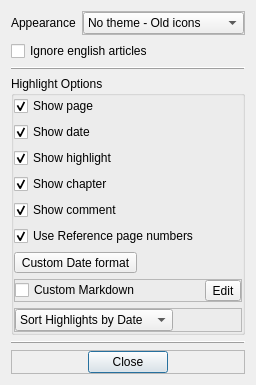
<?xml version="1.0" encoding="UTF-8"?>
<ui version="4.0">
 <class>Prefs</class>
 <widget class="QDialog" name="Prefs">
  <property name="geometry">
   <rect>
    <x>0</x>
    <y>0</y>
    <width>232</width>
    <height>373</height>
   </rect>
  </property>
  <property name="windowTitle">
   <string>Preferences</string>
  </property>
  <property name="toolTip">
   <string/>
  </property>
  <property name="locale">
   <locale language="English" country="UnitedStates"/>
  </property>
  <layout class="QVBoxLayout" name="verticalLayout_2">
   <item>
    <layout class="QGridLayout" name="gridLayout">
     <item row="0" column="0">
      <widget class="QLabel" name="label">
       <property name="sizePolicy">
        <sizepolicy hsizetype="Fixed" vsizetype="Preferred">
         <horstretch>0</horstretch>
         <verstretch>0</verstretch>
        </sizepolicy>
       </property>
       <property name="toolTip">
        <string>Change the application's appearance</string>
       </property>
       <property name="text">
        <string>Appearance</string>
       </property>
      </widget>
     </item>
     <item row="0" column="1">
      <widget class="QFrame" name="frame">
       <property name="frameShape">
        <enum>QFrame::StyledPanel</enum>
       </property>
       <property name="frameShadow">
        <enum>QFrame::Raised</enum>
       </property>
       <layout class="QHBoxLayout" name="horizontalLayout">
        <property name="margin">
         <number>0</number>
        </property>
        <item>
         <widget class="QComboBox" name="theme_box">
          <property name="toolTip">
           <string>Change the application's appearance</string>
          </property>
          <item>
           <property name="text">
            <string>No theme - Old icons</string>
           </property>
          </item>
          <item>
           <property name="text">
            <string>No theme - New icons</string>
           </property>
          </item>
          <item>
           <property name="text">
            <string>Dark theme - Old icons</string>
           </property>
          </item>
          <item>
           <property name="text">
            <string>Dark theme - New icons</string>
           </property>
          </item>
          <item>
           <property name="text">
            <string>Light theme - Old icons</string>
           </property>
          </item>
          <item>
           <property name="text">
            <string>Light theme - New icons</string>
           </property>
          </item>
         </widget>
        </item>
        <item>
         <spacer name="horizontalSpacer_3">
          <property name="orientation">
           <enum>Qt::Horizontal</enum>
          </property>
          <property name="sizeHint" stdset="0">
           <size>
            <width>9</width>
            <height>20</height>
           </size>
          </property>
         </spacer>
        </item>
       </layout>
      </widget>
     </item>
     <item row="1" column="0" colspan="2">
      <widget class="QCheckBox" name="alt_title_sort_chk">
       <property name="toolTip">
        <string>Ignore the english articles &quot;A&quot; and &quot;The&quot; when sorting by Title</string>
       </property>
       <property name="text">
        <string>Ignore english articles</string>
       </property>
      </widget>
     </item>
    </layout>
   </item>
   <item>
    <widget class="QFrame" name="frame_4">
     <property name="frameShape">
      <enum>QFrame::HLine</enum>
     </property>
     <property name="frameShadow">
      <enum>QFrame::Raised</enum>
     </property>
    </widget>
   </item>
   <item>
    <widget class="QGroupBox" name="groupBox">
     <property name="title">
      <string>Highlight Options</string>
     </property>
     <layout class="QVBoxLayout" name="verticalLayout">
      <property name="margin">
       <number>0</number>
      </property>
      <item>
       <widget class="QCheckBox" name="show_page_chk">
        <property name="toolTip">
         <string>Show the highlight's page number</string>
        </property>
        <property name="text">
         <string>Show page</string>
        </property>
        <property name="checkable">
         <bool>true</bool>
        </property>
        <property name="checked">
         <bool>true</bool>
        </property>
       </widget>
      </item>
      <item>
       <widget class="QCheckBox" name="show_date_chk">
        <property name="toolTip">
         <string>Show the highlight's date</string>
        </property>
        <property name="text">
         <string>Show date</string>
        </property>
        <property name="checked">
         <bool>true</bool>
        </property>
       </widget>
      </item>
      <item>
       <widget class="QCheckBox" name="show_high_chk">
        <property name="toolTip">
         <string>Show the highlight's text</string>
        </property>
        <property name="text">
         <string>Show highlight</string>
        </property>
        <property name="checked">
         <bool>true</bool>
        </property>
       </widget>
      </item>
      <item>
       <widget class="QCheckBox" name="show_chap_chk">
        <property name="toolTip">
         <string>Show the highlight's chapter</string>
        </property>
        <property name="text">
         <string>Show chapter</string>
        </property>
        <property name="checked">
         <bool>true</bool>
        </property>
       </widget>
      </item>
      <item>
       <widget class="QCheckBox" name="show_comm_chk">
        <property name="toolTip">
         <string>Show the highlight's comment</string>
        </property>
        <property name="text">
         <string>Show comment</string>
        </property>
        <property name="checked">
         <bool>true</bool>
        </property>
       </widget>
      </item>
      <item>
       <widget class="QCheckBox" name="show_ref_pg_chk">
        <property name="toolTip">
         <string>Prefer reference page numbers if exists</string>
        </property>
        <property name="text">
         <string>Use Reference page numbers</string>
        </property>
        <property name="checked">
         <bool>true</bool>
        </property>
       </widget>
      </item>
      <item>
       <widget class="QToolButton" name="custom_date_btn">
        <property name="toolTip">
         <string>Change the way date is displayed</string>
        </property>
        <property name="text">
         <string>Custom Date format</string>
        </property>
        <property name="icon">
         <iconset resource="images.qrc">
          <normaloff>:/stuff/calendar.png</normaloff>:/stuff/calendar.png</iconset>
        </property>
        <property name="toolButtonStyle">
         <enum>Qt::ToolButtonTextBesideIcon</enum>
        </property>
       </widget>
      </item>
      <item>
       <widget class="QFrame" name="frame_6">
        <property name="frameShape">
         <enum>QFrame::StyledPanel</enum>
        </property>
        <property name="frameShadow">
         <enum>QFrame::Raised</enum>
        </property>
        <layout class="QHBoxLayout" name="horizontalLayout_3">
         <property name="margin">
          <number>0</number>
         </property>
         <item>
          <widget class="QCheckBox" name="custom_template_chk">
           <property name="toolTip">
            <string>Use a custom template for Markdown export</string>
           </property>
           <property name="text">
            <string>Custom Markdown</string>
           </property>
          </widget>
         </item>
         <item>
          <widget class="QToolButton" name="custom_template_btn">
           <property name="contextMenuPolicy">
            <enum>Qt::CustomContextMenu</enum>
           </property>
           <property name="toolTip">
            <string>Edit the Markdown export template</string>
           </property>
           <property name="text">
            <string>Edit</string>
           </property>
           <property name="icon">
            <iconset resource="images.qrc">
             <normaloff>:/stuff/file_edit.png</normaloff>:/stuff/file_edit.png</iconset>
           </property>
           <property name="toolButtonStyle">
            <enum>Qt::ToolButtonTextBesideIcon</enum>
           </property>
          </widget>
         </item>
        </layout>
       </widget>
      </item>
      <item>
       <widget class="QFrame" name="frame_3">
        <property name="frameShape">
         <enum>QFrame::StyledPanel</enum>
        </property>
        <property name="frameShadow">
         <enum>QFrame::Raised</enum>
        </property>
        <layout class="QHBoxLayout" name="horizontalLayout_4">
         <property name="margin">
          <number>0</number>
         </property>
         <item>
          <widget class="QComboBox" name="sort_box">
           <property name="toolTip">
            <string>Change the sorting method of the highlights</string>
           </property>
           <item>
            <property name="text">
             <string>Sort Highlights by Date</string>
            </property>
           </item>
           <item>
            <property name="text">
             <string>Sort Highlights by Page</string>
            </property>
           </item>
          </widget>
         </item>
         <item>
          <spacer name="horizontalSpacer_4">
           <property name="orientation">
            <enum>Qt::Horizontal</enum>
           </property>
           <property name="sizeHint" stdset="0">
            <size>
             <width>76</width>
             <height>9</height>
            </size>
           </property>
          </spacer>
         </item>
        </layout>
       </widget>
      </item>
     </layout>
    </widget>
   </item>
   <item>
    <spacer name="verticalSpacer">
     <property name="orientation">
      <enum>Qt::Vertical</enum>
     </property>
     <property name="sizeHint" stdset="0">
      <size>
       <width>20</width>
       <height>40</height>
      </size>
     </property>
    </spacer>
   </item>
   <item>
    <widget class="QFrame" name="frame_5">
     <property name="frameShape">
      <enum>QFrame::HLine</enum>
     </property>
     <property name="frameShadow">
      <enum>QFrame::Raised</enum>
     </property>
    </widget>
   </item>
   <item>
    <widget class="QFrame" name="frame_2">
     <property name="frameShape">
      <enum>QFrame::StyledPanel</enum>
     </property>
     <property name="frameShadow">
      <enum>QFrame::Raised</enum>
     </property>
     <layout class="QHBoxLayout" name="horizontalLayout_2">
      <property name="margin">
       <number>0</number>
      </property>
      <item>
       <spacer name="horizontalSpacer">
        <property name="orientation">
         <enum>Qt::Horizontal</enum>
        </property>
        <property name="sizeHint" stdset="0">
         <size>
          <width>79</width>
          <height>20</height>
         </size>
        </property>
       </spacer>
      </item>
      <item>
       <widget class="QPushButton" name="close_btn">
        <property name="text">
         <string>Close</string>
        </property>
       </widget>
      </item>
      <item>
       <spacer name="horizontalSpacer_2">
        <property name="orientation">
         <enum>Qt::Horizontal</enum>
        </property>
        <property name="sizeHint" stdset="0">
         <size>
          <width>79</width>
          <height>20</height>
         </size>
        </property>
       </spacer>
      </item>
     </layout>
    </widget>
   </item>
  </layout>
 </widget>
 <tabstops>
  <tabstop>close_btn</tabstop>
 </tabstops>
 <resources>
 <include location="images.qrc"/>
 </resources>
 <connections>
  <connection>
   <sender>close_btn</sender>
   <signal>clicked()</signal>
   <receiver>Prefs</receiver>
   <slot>close()</slot>
   <hints>
    <hint type="sourcelabel">
     <x>156</x>
     <y>169</y>
    </hint>
    <hint type="destinationlabel">
     <x>239</x>
     <y>179</y>
    </hint>
   </hints>
  </connection>
 </connections>
</ui>
